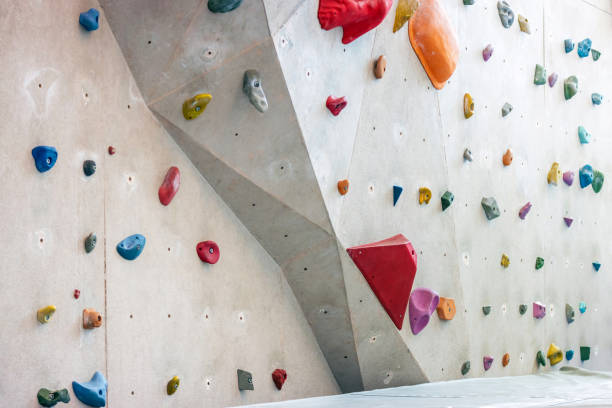
#> input picture frontend/FermataBeta/src/images/2.jpg, 612 x 408 px, found by its file name
$ python mediapipe.py
#> lines starting #> are read from the running program, lines starting #| are printed output that depends on the picture; after the words box and inside, x2 and y2 are one past the last pixel; in counts of white or black regions, pixels touching at a corner belong together
import cv2
import mediapipe as mp
import numpy as np

class HoldDetector:
    # [218 lines left out: functions __init__, setup_color_detection, detect_holds, remove_duplicates, draw_holds, process_uploaded_image and 2 more, not called in this run]
#> in process_uploaded_image, image is the input picture: shape (408, 612, 3); mean B, G, R 184.3, 187.7, 194.6
#| Image size: (408, 612, 3)
#> in detect_holds, `hsv = cv2.cvtColor(image, cv2.COLOR_BGR2HSV)`: hsv: shape (408, 612, 3); mean H, S, V 50.9, 26.8, 198.3
#> in detect_holds, `hsv = cv2.GaussianBlur(hsv, (5, 5), 0)`: hsv: shape (408, 612, 3); mean H, S, V 50.9, 26.8, 198.3
#> the loop in detect_holds, `for color_name, (lower, upper) in self.color_ranges.items():` made 7 passes
#> pass 1, in detect_holds, `mask = cv2.morphologyEx(mask, cv2.MORPH_OPEN, kernel)`:
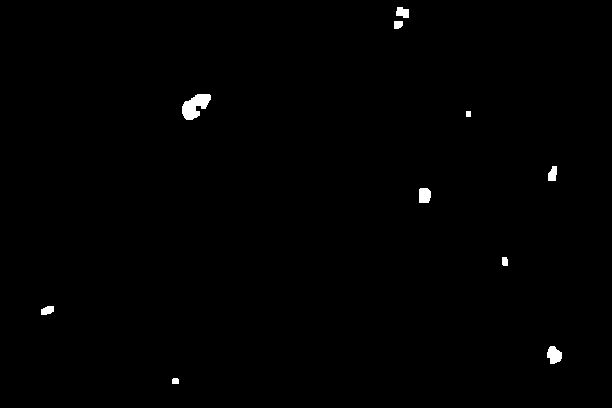
#> mask: shape (408, 612); 0.53% white; 10 white regions, largest, box (x1, y1, x2, y2) and area: (182, 94, 211, 120) 463, (547, 346, 562, 364) 197, (419, 188, 431, 203) 166
#> after the loop in detect_holds, `for color_name, (lower, upper) in self.color_ranges.items():`:
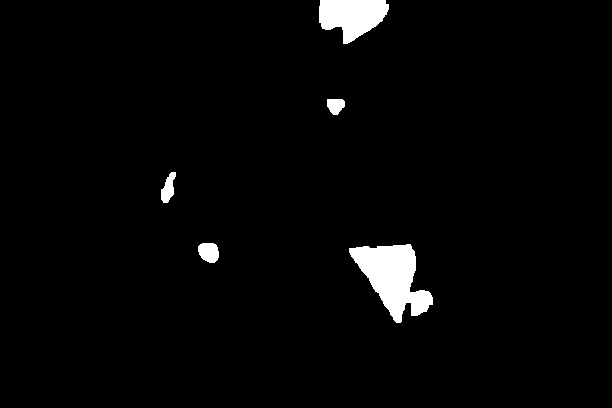
#> mask: shape (408, 612); 2.6% white; 5 white regions, box (x1, y1, x2, y2) and area: (349, 244, 433, 323) 3489, (319, 0, 389, 44) 2106, (198, 243, 219, 263) 339, (161, 172, 176, 203) 279, (327, 99, 345, 115) 224
#> after the loop in detect_holds, `for color_name, (lower, upper) in self.color_ranges.items():`: holds = 11 items
#> the loop in remove_duplicates, `for hold in holds:` made 11 passes
#> after the loop in remove_duplicates, `for hold in holds:`: filtered_holds = 10 items
#> the loop in draw_holds, `for i, hold in enumerate(holds):` made 10 passes
#> after the loop in draw_holds, `for i, hold in enumerate(holds):`:
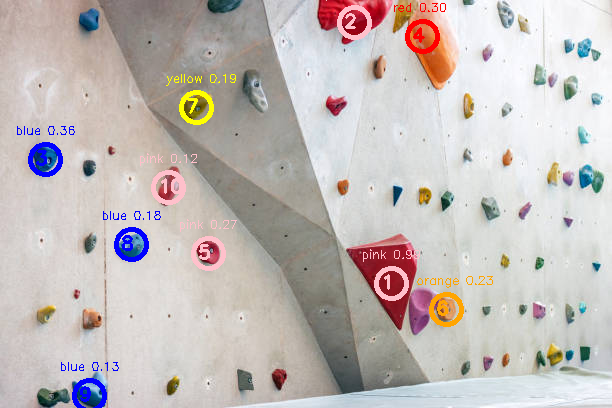
#> image: shape (408, 612, 3); mean of channels 0, 1, 2 184.9, 187.3, 194.8; drawn as B, G, R

    if result_image is not None:
        print(f"Detected {len(holds)} potential holds")

        # Print hold details
        for i, hold in enumerate(holds):
            print(f"Hold {i+1}: Color={hold['color']}, Confidence={hold['confidence']:.2f}, Area={hold['area']}")

        # Display the result
        cv2.imshow('Hold Detection Result', result_image)

        # Save the result
        output_path = image_path.rsplit('.', 1)[0] + '_detected.' + image_path.rsplit('.', 1)[1]
        detector.save_result(result_image, output_path)

        print("Press any key to close the image window...")
        cv2.waitKey(0)
        cv2.destroyAllWindows()

    # Optional webcam mode
    use_webcam = input("Do you want to use webcam mode? (y/n): ").lower() == 'y'

    if use_webcam:
        cap = cv2.VideoCapture(0)
        print("Press 'q' to quit webcam mode")

        while True:
            ret, frame = cap.read()
            if not ret:
                break

            holds = detector.detect_holds(frame)
            output_frame = detector.draw_holds(frame, holds)

            # Display hold count
            cv2.putText(output_frame, f"Holds detected: {len(holds)}",
                       (10, 30), cv2.FONT_HERSHEY_SIMPLEX, 1, (255, 255, 255), 2)

            cv2.imshow('Live Hold Detection', output_frame)

            if cv2.waitKey(1) & 0xFF == ord('q'):
                break

        cap.release()
        cv2.destroyAllWindows()

if __name__ == "__main__":
    main()
#| Detected 10 potential holds
#> the loop in main, `for i, hold in enumerate(holds):` made 10 passes
#| Hold 1: Color=pink, Confidence=0.99, Area=3345.5
#| Hold 2: Color=pink, Confidence=0.99, Area=2009.0
#| Hold 3: Color=blue, Confidence=0.36, Area=451.0
#| Hold 4: Color=red, Confidence=0.30, Area=739.5
#| Hold 5: Color=pink, Confidence=0.27, Area=308.5
#| Hold 6: Color=orange, Confidence=0.23, Area=275.0
#| Hold 7: Color=yellow, Confidence=0.19, Area=414.5
#| Hold 8: Color=blue, Confidence=0.18, Area=274.0
#> (further printed lines are left out)
#> the answer given: y
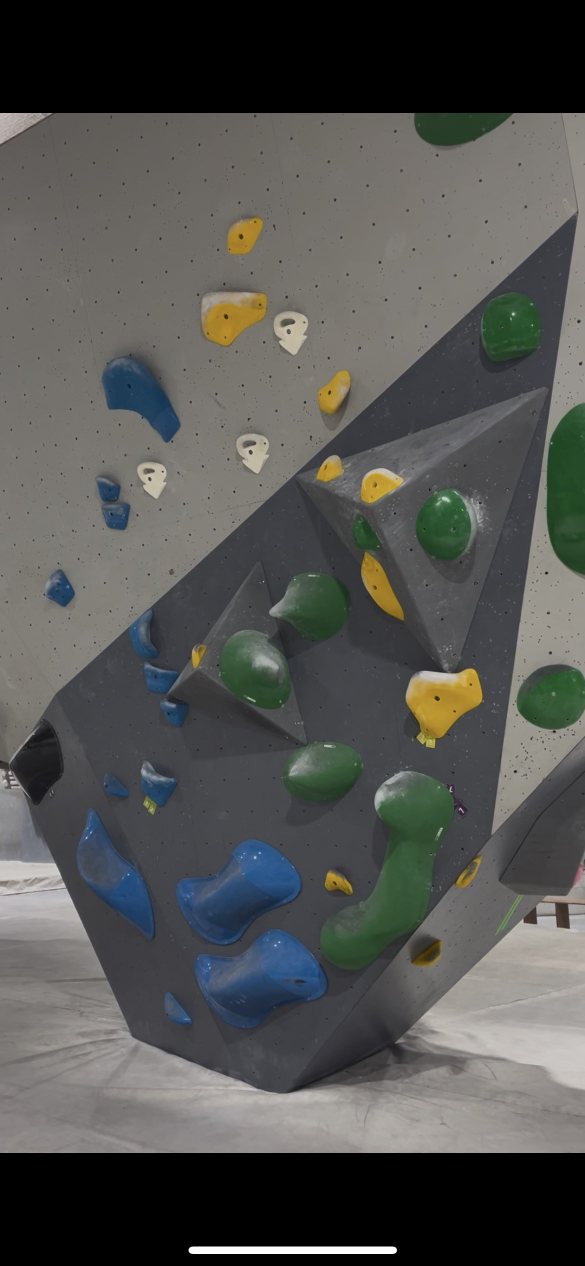
#> input picture frontend/FermataBeta/src/images/image.jpg, 1170 x 2532 px, given in place of the camera (shown at 1/2 size)
#> in main, frame is the input picture: shape (2532, 1170, 3); mean B, G, R 81.1, 83.7, 83
#> in detect_holds (call 2), `hsv = cv2.cvtColor(image, cv2.COLOR_BGR2HSV)`: hsv: shape (2532, 1170, 3); mean H, S, V 48.1, 26.1, 87.9
#> in detect_holds (call 2), `hsv = cv2.GaussianBlur(hsv, (5, 5), 0)`: hsv: shape (2532, 1170, 3); mean H, S, V 48.1, 26.1, 87.9
#> the loop in detect_holds (call 2), `for color_name, (lower, upper) in self.color_ranges.items():` made 7 passes
#> pass 1, in detect_holds (call 2), `mask = cv2.inRange(hsv, np.array(lower), np.array(upper))`:
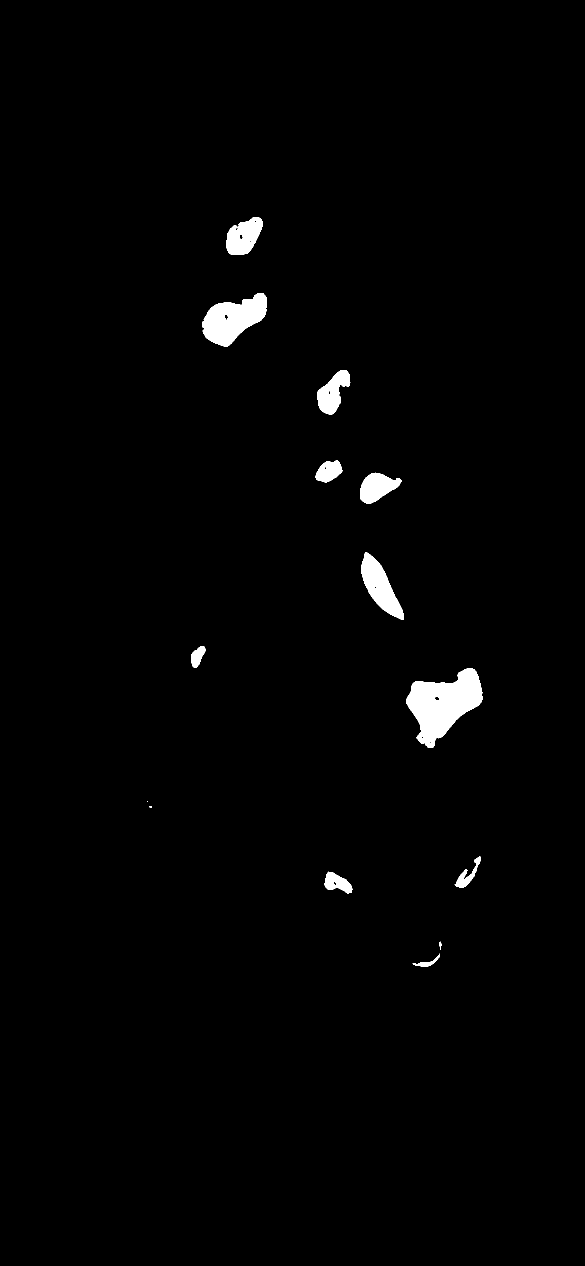
#> mask: shape (2532, 1170) (shown at 1/2 size); 1.4% white; 14 white regions (2 under 20 px), largest, box (x1, y1, x2, y2) and area: (812, 1336, 965, 1496) 13427, (404, 586, 534, 693) 8145, (722, 1105, 807, 1240) 5201
#> after the loop in detect_holds (call 2), `for color_name, (lower, upper) in self.color_ranges.items():`: holds = 18 items
#> the loop in remove_duplicates (call 2), `for hold in holds:` made 18 passes
#> in detect_holds (call 2), `holds = self.remove_duplicates(holds)`: holds = 16 items
#> the loop in draw_holds (call 2), `for i, hold in enumerate(holds):` made 16 passes
#> after the loop in draw_holds (call 2), `for i, hold in enumerate(holds):`:
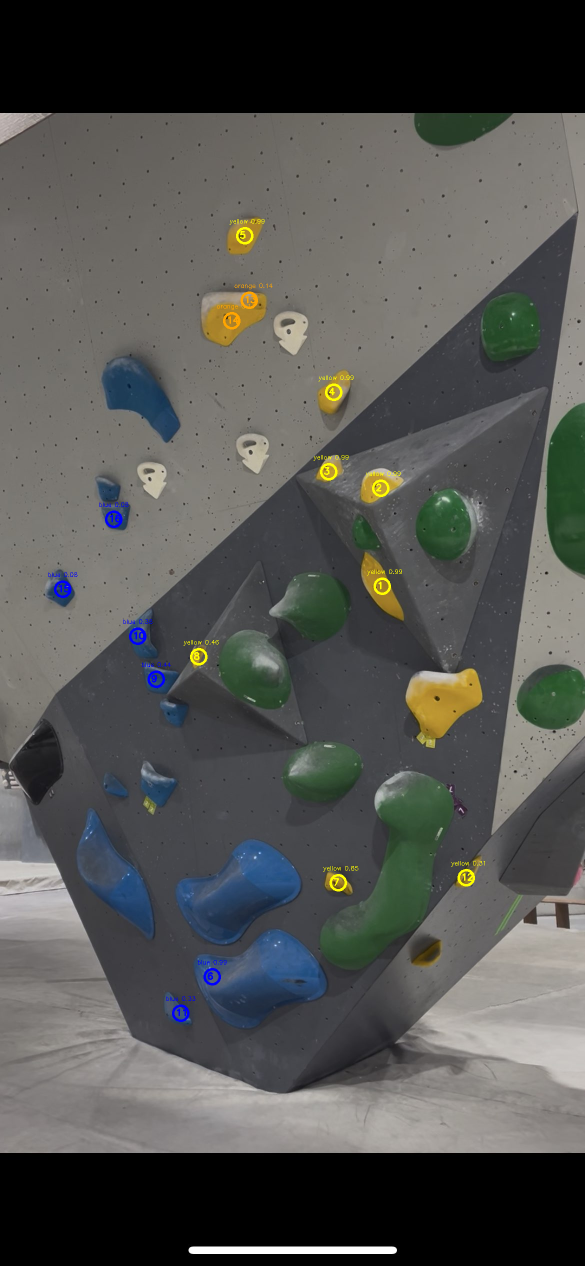
#> image: shape (2532, 1170, 3) (shown at 1/2 size); 0.4% of pixels changed, all inside (x1, y1, x2, y2) = (97, 438, 970, 2044)
#> in main, `cv2.putText(output_frame, f"Holds detected: {len(holds)}", (10, 30), c..`:
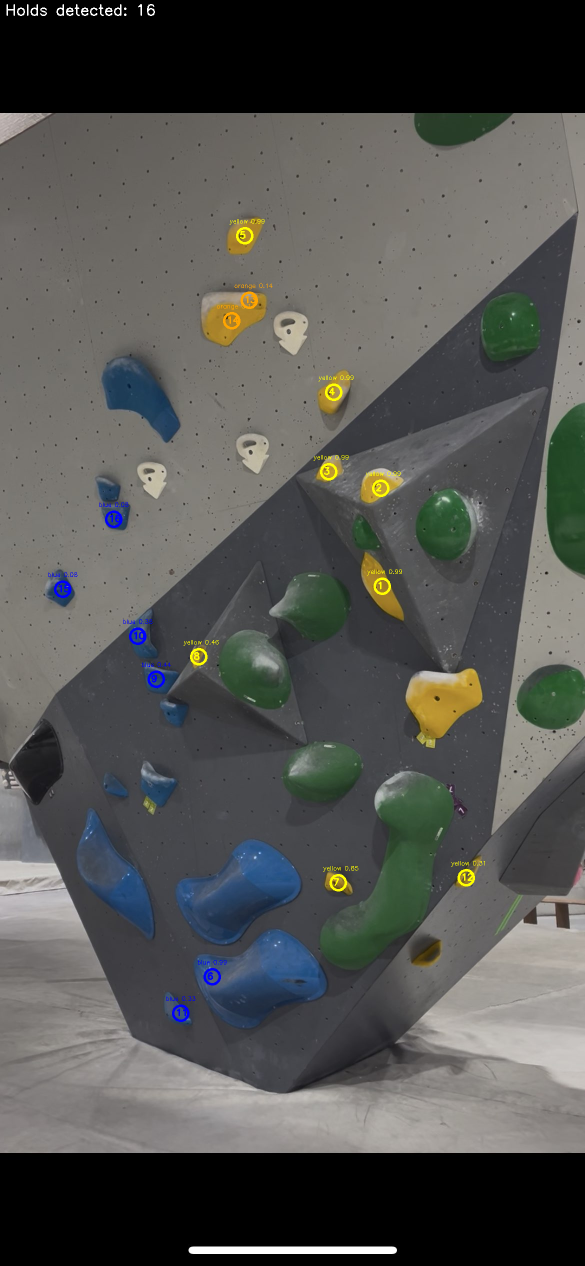
#> output_frame: shape (2532, 1170, 3) (shown at 1/2 size); 0.07% of pixels changed, all inside (x1, y1, x2, y2) = (13, 8, 310, 32)
#> (key q is pressed here)
